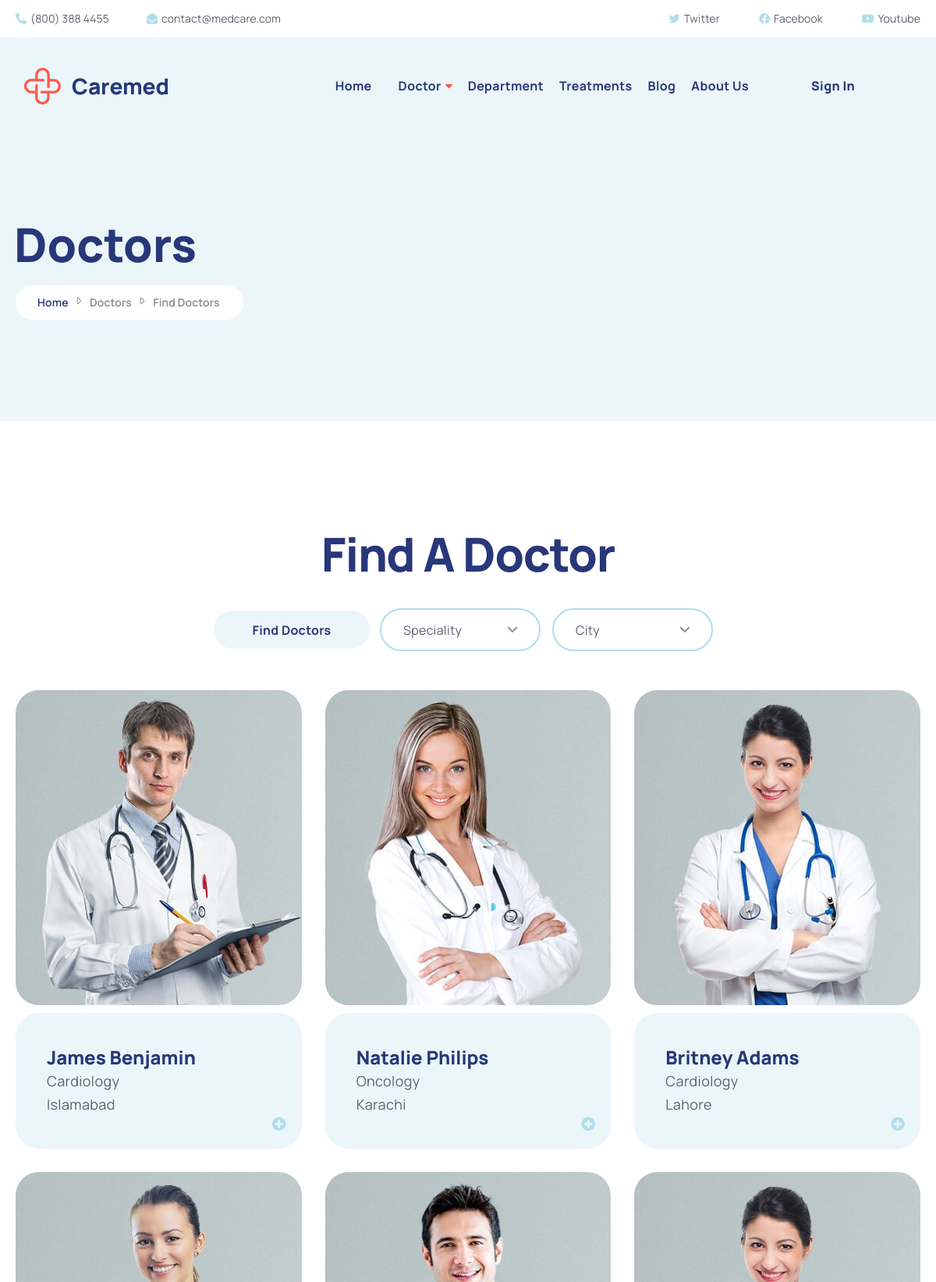
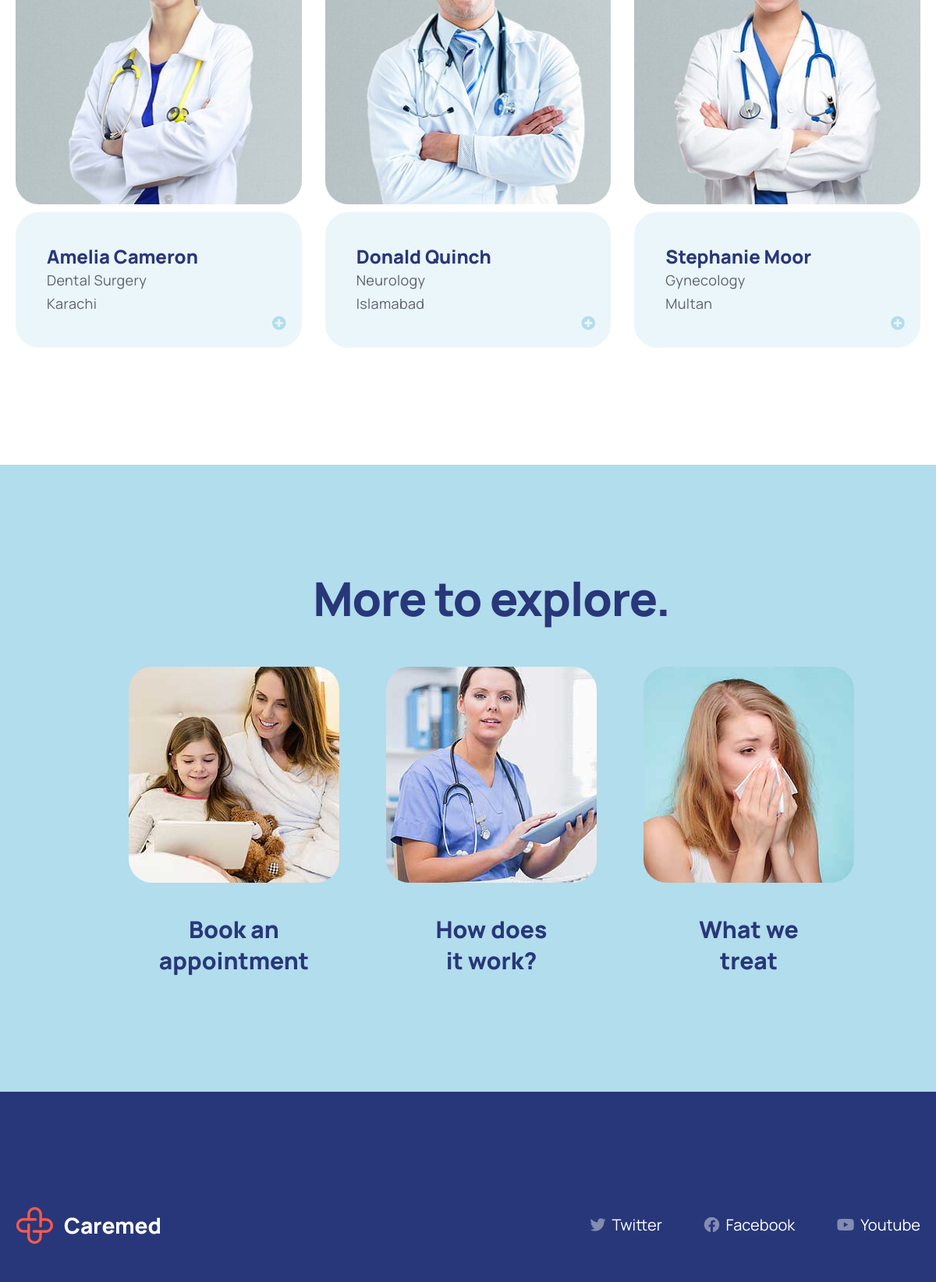
/finddoctor.php (upper part), run on the app's committed database (2 pictures, top to bottom).
### tables this page shows
CREATE TABLE `doctor` (
  `doc_id` int(50) NOT NULL,
  `doc_name` varchar(255) NOT NULL,
  `doc_age` int(15) NOT NULL,
  `doc_email` text NOT NULL,
  `doc_pass` text NOT NULL,
  `doc_img` varchar(255) NOT NULL,
  `doc_des` varchar(255) NOT NULL,
  `doc_didfk` int(50) NOT NULL,
  `doc_cityid` int(50) NOT NULL
);

CREATE TABLE `department` (
  `did` int(50) NOT NULL,
  `dname` varchar(255) NOT NULL,
  `ddes` text NOT NULL,
  `dimg` varchar(255) NOT NULL,
  `dstatus` text NOT NULL
);

CREATE TABLE `city` (
  `c_id` int(50) NOT NULL,
  `c_name` varchar(255) NOT NULL
);

### finddoctor.php (the view, shortened to what this page needs)
<?php
include("header.php");
include("admin/config.php");
?>
        <main class="main">
            <div class="page-header bg-more-light">
                <div class="container">
                    <h2 class="page-title">Doctors</h2>
                    <nav aria-label="breadcrumb" class="breadcrumb-nav">
                        <ol class="breadcrumb">
                            <li class="breadcrumb-item"><a href="index.php">Home</a></li>
                            <li class="breadcrumb-item active"><a href="index.php">Doctors</a></li>
                            <li class="breadcrumb-item active" aria-current="page">Find Doctors</li>
                        </ol>
                    </nav>
                </div>
            </div>
            <div class="container doctor-list-section">
                <div class="row">
                    <div class="col-lg-12 offset-lg-0 col-sm-8 offset-sm-2 col-10 offset-1">
                        <h2 class="ls-n-20 text-center section-heading mb-3">Find A Doctor</h2>
                        <div class="filter-form mb-2">
                            <a href="#" class="btn btn-form grid-filter-item filter-clear ls-20" data-filter="*">
                                <span>Find Doctors</span>
                            </a>
                            <div class="input-group input-light">
                                <div class="form-control select-control">Speciality<i class="far fa-angle-down"></i></div>
                            </div>
                            <div class="input-group input-light mx-4">
                                <div class="form-control select-control">City<i class="far fa-angle-down"></i></div>
                            </div>
                        </div>
                    </div>
                </div>
                <div class="row  grid-container" id="doctors" data-layout="fitRows">
                <?php
                        $q = "SELECT doctor.doc_id, doctor.doc_name, doctor.doc_img, doctor.doc_des, department.did, department.dname, city.c_id, city.c_name FROM doctor
                              JOIN department ON doctor.doc_didfk = department.did
                              JOIN city ON doctor.doc_cityid = city.c_id";
                        $result1 = mysqli_query($conn, $q);
                        while ($row = mysqli_fetch_array($result1)) {
?>
<div class="col-lg-4 offset-lg-0 col-sm-8 offset-sm-2 col-10 offset-1 pf-pathologists">
    <div class="image-box doctor-card mt-3">
        <figure>
            <a href="doctors-detailed.php?id=<?php echo $row['doc_id']?>">
                <img src="<?php echo "admin/images/" . $row['doc_img'] ?>" class="w-100" alt="Doctor" width="370" height="407">
            </a>
        </figure>
        <div class="box-content">
            <h4 class="box-title"><?php echo $row['doc_name']?></h4>
            <p class="doctor-cat" value="<?php echo $row['did']; ?>"><?php echo $row['dname']; ?></p>
            <p class="doctor-cat" value="<?php echo $row['c_id']; ?>"><?php echo $row['c_name']; ?></p>
            <a href="javascript:;" class="btn-toggle"><i class="fas fa-plus-circle"></i></a>
        </div>
    </div>
</div>
<?php
}
?>
                </div>
            </div>
            <div class="bg-light-color explore-section">
				<div class="container ml-3">
					<h2 class="ls-n-20 text-center section-heading">More to explore.</h2>
                    <div class="explore-section-row">
                        <div class="image-box explore-card text-center">
                            <a href="#">
                                <figure>
                                    <img src="assets/images/demos/demo-1/banner/explore-1.jpg" class="w-100" alt="Blog" width="270" height="277">
                                </figure>
                                <div class="box-content">
                                    <h4 class="box-title">Book an<br>appointment</h4>
                                </div>
                            </a>
                        </div>
                        <div class="image-box explore-card text-center">
                            <a href="#">
                            <figure>
                                <img src="assets/images/demos/demo-1/banner/explore-2.jpg" class="w-100" alt="Blog" width="270" height="277">
                            </figure>
                            <div class="box-content">
                                <h4 class="box-title">How does<br>it work?</h4>
                            </div>
                            </a>
                        </div>
                        <div class="image-box explore-card text-center">
                            <a href="#">
                            <figure>
                                <img src="assets/images/demos/demo-1/banner/explore-3.jpg" class="w-100" alt="Blog" width="270" height="277">
                            </figure>
                            <div class="box-content">
                                <h4 class="box-title">What we<br>treat</h4>
                            </div>
                            </a>
                        </div>
                    </div>
				</div>
			</div>
        </main>
        <?php
include("footer.php");
?>

### data on the page
doctor: doc_img (picture), doc_name "James Benjamin", doc_didfk.dname "Cardiology", doc_cityid.c_name "Islamabad"
doctor: doc_img (picture), doc_name "Natalie Philips", doc_didfk.dname "Oncology", doc_cityid.c_name "Karachi"
doctor: doc_img (picture), doc_name "Britney Adams", doc_didfk.dname "Cardiology", doc_cityid.c_name "Lahore"
doctor: doc_img (picture), doc_name "Amelia Cameron", doc_didfk.dname "Dental Surgery", doc_cityid.c_name "Karachi"
doctor: doc_img (picture), doc_name "Donald Quinch", doc_didfk.dname "Neurology", doc_cityid.c_name "Islamabad"
doctor: doc_img (picture), doc_name "Stephanie Moor", doc_didfk.dname "Gynecology", doc_cityid.c_name "Multan"
